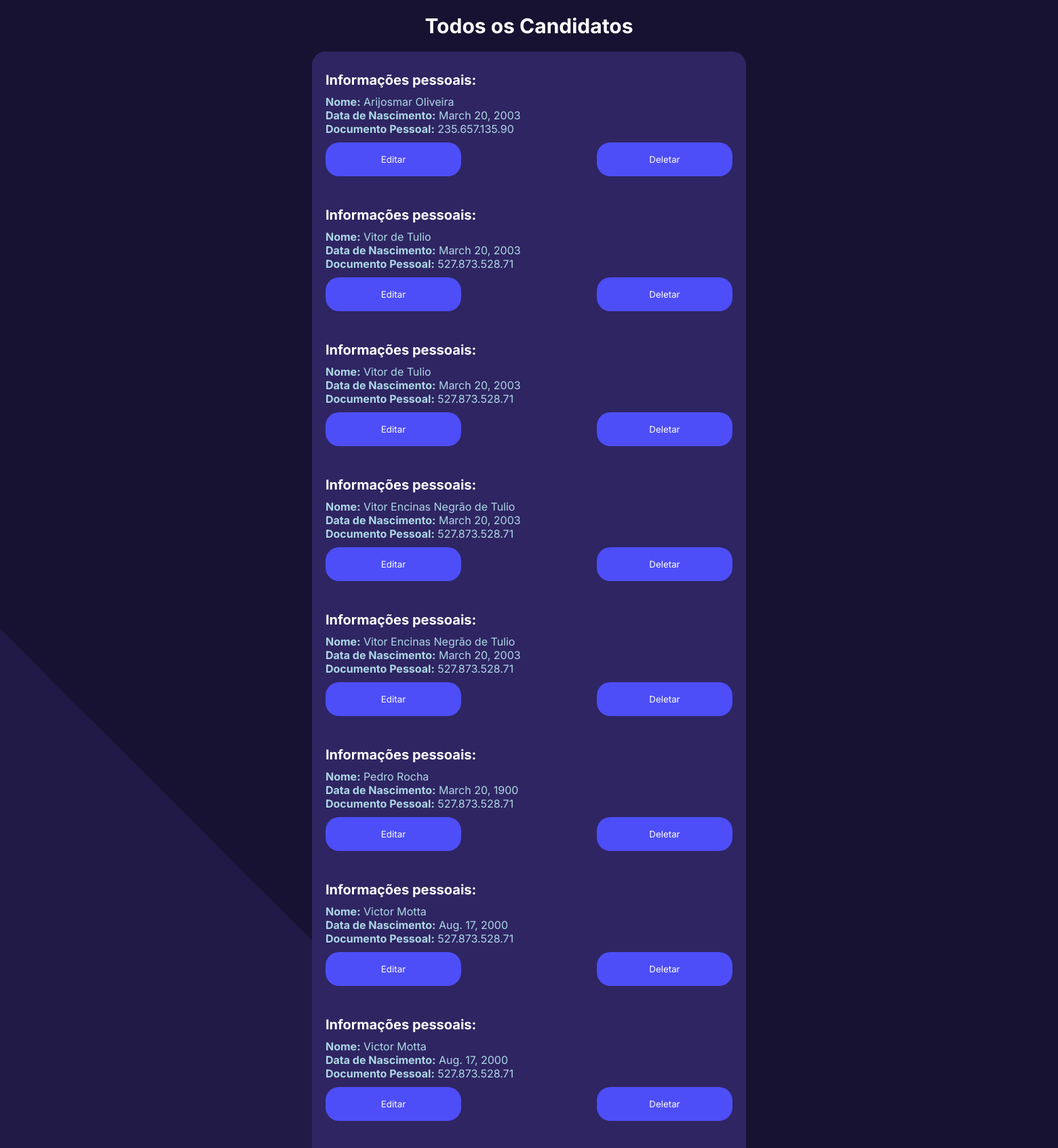
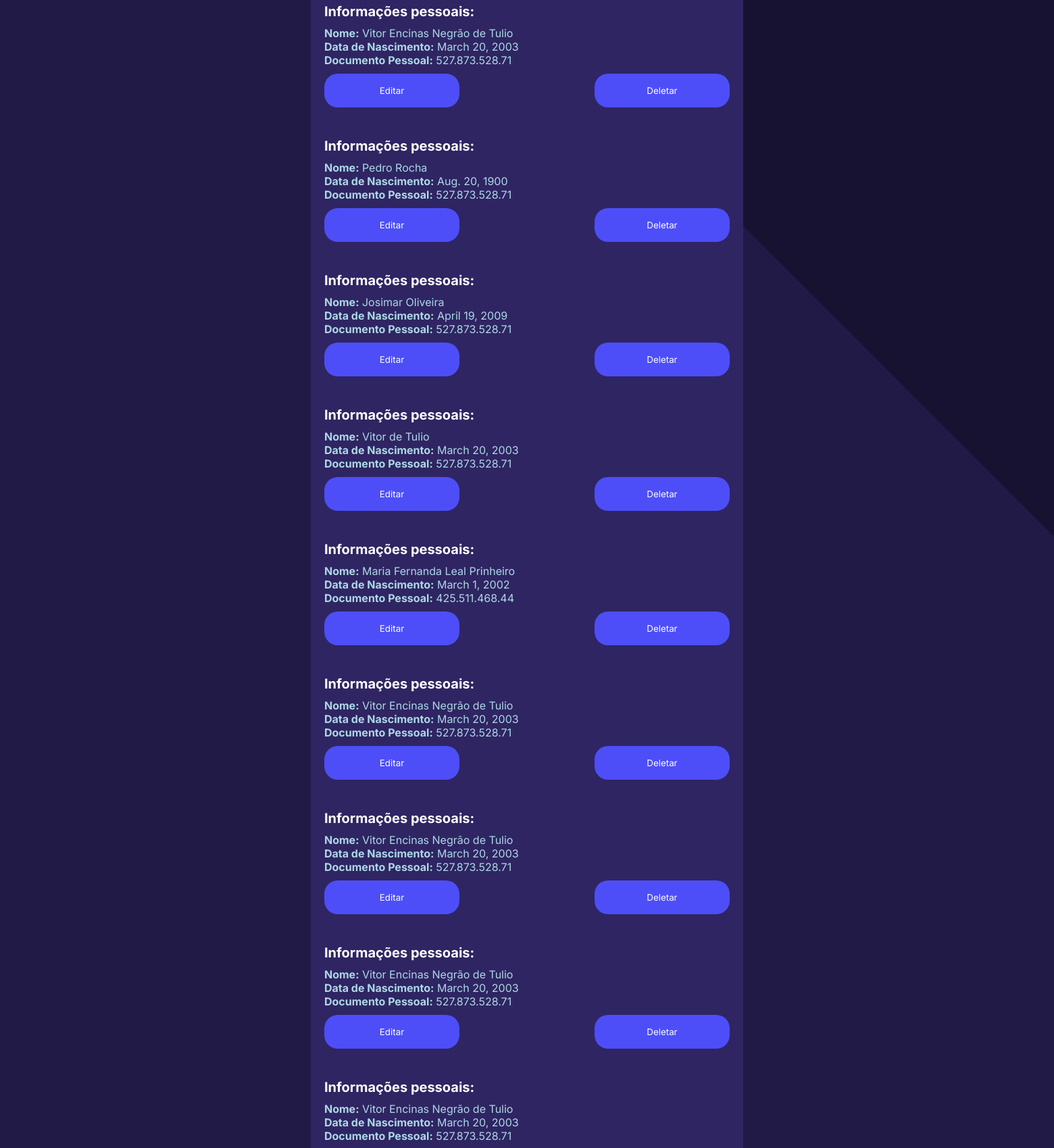
/recrutamento/candidates/ (upper part), run on the app's committed database (2 pictures, top to bottom).
### recrutamento/models.py (models this page shows, shortened)
class PersonalData(models.Model):
    first_name = models.CharField(max_length=200)
    last_name = models.CharField(max_length=200)
    birth_date = models.DateField()
    personal_doc = models.CharField(max_length=14)

### recrutamento/views.py (the view)
# urls.py: path("candidates/", views.candidates, name="candidates"),
def candidates(request):
    all_candidates = PersonalData.objects.all() #Acessa todas as personaldata
    template = loader.get_template("recrutamento/candidates/candidatos.html") #Caminho para o template de candidatos
    context = {
        "all_candidates": all_candidates,
    }
    return HttpResponse(template.render(context, request))#Renderiza o conteudo e a pagina

### recrutamento/templates/recrutamento/candidates/candidatos.html (shortened to what this page needs)
<!DOCTYPE html>
<html>
<head>
</head>
<body>
    <h1>Todos os Candidatos</h1>
    {% if all_candidates %}
        <ul>
            {% for candidate in all_candidates %}
                <li>
                    <h3>Informações pessoais:</h3>
                    <strong>Nome:</strong> {{ candidate.first_name }} {{ candidate.last_name }}<br>
                    <strong>Data de Nascimento:</strong> {{ candidate.birth_date }}<br>
                    <strong>Documento Pessoal:</strong> {{ candidate.personal_doc }}<br>
                    <div class="button-container">
                        <form action="{% url 'update_candidate' candidate.id %}" method='GET' style="display:inline;">
                            <button type="submit">Editar</button>
                        </form>
                        <form action="{% url 'confirm_delete_candidate' candidate.id %}" method="GET" style="display:inline;">
                            <button type="submit">Deletar</button>
                        </form>
                    </div>
                </li>
                <br>
            {% endfor %}
        </ul>
    {% else %}
        <p>No candidates available.</p>
    {% endif %}
</body>
</html>

### recrutamento/templates/recrutamento/candidates/candidatos.html (style rules this page uses)
body { background-color: #171231; font-family: 'Inter', sans-serif; margin: 0; padding: 0; height: 100vh; display: flex; flex-direction: column; align-items: center; z-index: 3; }
h1 { color: white; font-size: 30px; margin: 20px 0; z-index: 3; text-align: center; }
h3 { color: white; font-size: 20px; margin: 10px 0; z-index: 3; }
ul { background-color: #2f2562; border-radius: 20px; padding: 20px; list-style-type: none; width: 600px; max-width: 90%; z-index: 3; margin: 0; }
li { color: lightblue; margin-bottom: 15px; z-index: 3; }
.button-container { display: flex; justify-content: space-between; margin-top: 10px; }
button { font-family: 'Inter', sans-serif; background-color: #4d4ef8; color: white; padding: 14px 20px; border: none; cursor: pointer; width: 200px; height: 50px; border-radius: 20px; z-index: 3; }

### data on the page
PersonalData: first_name "Arijosmar", last_name "Oliveira", birth_date "March 20, 2003", personal_doc "235.657.135.90"
PersonalData: first_name "Vitor", last_name "de Tulio", birth_date "March 20, 2003", personal_doc "527.873.528.71"
PersonalData: first_name "Vitor", last_name "de Tulio", birth_date "March 20, 2003", personal_doc "527.873.528.71"
PersonalData: first_name "Vitor", last_name "Encinas Negrão de Tulio", birth_date "March 20, 2003", personal_doc "527.873.528.71"
PersonalData: first_name "Vitor", last_name "Encinas Negrão de Tulio", birth_date "March 20, 2003", personal_doc "527.873.528.71"
PersonalData: first_name "Pedro", last_name "Rocha", birth_date "March 20, 1900", personal_doc "527.873.528.71"
PersonalData: first_name "Victor", last_name "Motta", birth_date "Aug. 17, 2000", personal_doc "527.873.528.71"
PersonalData: first_name "Victor", last_name "Motta", birth_date "Aug. 17, 2000", personal_doc "527.873.528.71"
PersonalData: first_name "Vitor", last_name "Encinas Negrão de Tulio", birth_date "March 20, 2003", personal_doc "527.873.528.71"
PersonalData: first_name "Pedro", last_name "Rocha", birth_date "Aug. 20, 1900", personal_doc "527.873.528.71"
PersonalData: first_name "Josimar", last_name "Oliveira", birth_date "April 19, 2009", personal_doc "527.873.528.71"
PersonalData: first_name "Vitor", last_name "de Tulio", birth_date "March 20, 2003", personal_doc "527.873.528.71"
PersonalData: first_name "Maria Fernanda", last_name "Leal Prinheiro", birth_date "March 1, 2002", personal_doc "425.511.468.44"
PersonalData: first_name "Vitor", last_name "Encinas Negrão de Tulio", birth_date "March 20, 2003", personal_doc "527.873.528.71"
PersonalData: first_name "Vitor", last_name "Encinas Negrão de Tulio", birth_date "March 20, 2003", personal_doc "527.873.528.71"
PersonalData: first_name "Vitor", last_name "Encinas Negrão de Tulio", birth_date "March 20, 2003", personal_doc "527.873.528.71"
PersonalData: first_name "Vitor", last_name "Encinas Negrão de Tulio", birth_date "March 20, 2003", personal_doc "527.873.528.71"
